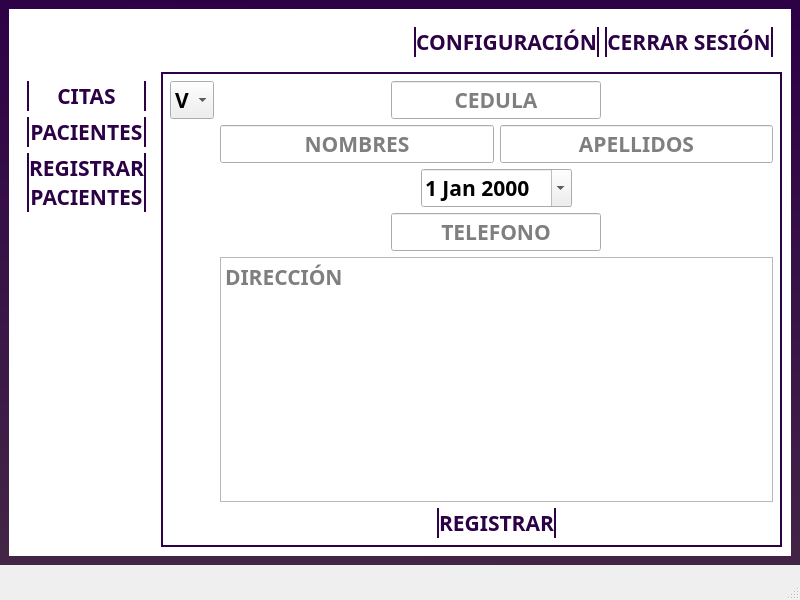
<?xml version="1.0" encoding="UTF-8"?>
<ui version="4.0">
 <class>MainWindow</class>
 <widget class="QMainWindow" name="MainWindow">
  <property name="geometry">
   <rect>
    <x>0</x>
    <y>0</y>
    <width>800</width>
    <height>600</height>
   </rect>
  </property>
  <property name="minimumSize">
   <size>
    <width>800</width>
    <height>600</height>
   </size>
  </property>
  <property name="windowTitle">
   <string>MainWindow</string>
  </property>
  <property name="styleSheet">
   <string notr="true">*{
	font-family: Agency FB;
	font-weight: bold;
	font-size: 16pt;
}

#centralwidget{
	background: qlineargradient(spread:pad, x1:0.438778, y1:1, x2:0.495, y2:0, stop:0 rgba(67, 37, 70, 255), stop:1 rgba(44, 1, 70, 255))
}

#contenedor_principal{
	background: #ffffff;
	border-radius: 1em;
	
}

#LOGO{
	color: black;
}

#widget_menu QPushButton, #widget_opciones QPushButton,#boton_registrar{
	color: #2C0146;
	border:none;
	border-left: 2px solid #2C0146;
	border-right: 2px solid #2C0146;
	padding: 0.1em 0.8em;
}

#widget_menu QPushButton:hover, #widget_opciones QPushButton:hover,#boton_registrar:hover,#widget_menu QPushButton:focus, #widget_opciones QPushButton:focus,#boton_registrar:focus{
	color: #60029a;
	border-color: #60029a;
}

#widget_menu QPushButton:pressed, #widget_opciones QPushButton:pressed,#boton_registrar:pressed{
	color: black;
	border-color: black;
}

#widget_registrar_pacientes,#widget_citas,#widget_pacientes{
	background: transparent;
	border: 2px solid #2C0146;
	border-radius: 0.5em;
}
</string>
  </property>
  <widget class="QWidget" name="centralwidget">
   <layout class="QVBoxLayout" name="verticalLayout_3">
    <item>
     <widget class="QWidget" name="contenedor_principal" native="true">
      <layout class="QGridLayout" name="gridLayout">
       <item row="1" column="0" alignment="Qt::AlignmentFlag::AlignTop">
        <widget class="QWidget" name="widget_menu" native="true">
         <layout class="QVBoxLayout" name="verticalLayout_2">
          <item>
           <widget class="QPushButton" name="pushButton">
            <property name="cursor">
             <cursorShape>PointingHandCursor</cursorShape>
            </property>
            <property name="text">
             <string>CITAS</string>
            </property>
           </widget>
          </item>
          <item>
           <widget class="QPushButton" name="pushButton_2">
            <property name="cursor">
             <cursorShape>PointingHandCursor</cursorShape>
            </property>
            <property name="text">
             <string>PACIENTES</string>
            </property>
           </widget>
          </item>
          <item>
           <widget class="QPushButton" name="pushButton_3">
            <property name="cursor">
             <cursorShape>PointingHandCursor</cursorShape>
            </property>
            <property name="text">
             <string>REGISTRAR
PACIENTES</string>
            </property>
           </widget>
          </item>
         </layout>
        </widget>
       </item>
       <item row="0" column="1" alignment="Qt::AlignmentFlag::AlignRight">
        <widget class="QWidget" name="widget_opciones" native="true">
         <layout class="QHBoxLayout" name="horizontalLayout">
          <item>
           <widget class="QPushButton" name="pushButton_4">
            <property name="cursor">
             <cursorShape>PointingHandCursor</cursorShape>
            </property>
            <property name="text">
             <string>CONFIGURACIÓN</string>
            </property>
           </widget>
          </item>
          <item>
           <widget class="QPushButton" name="pushButton_5">
            <property name="cursor">
             <cursorShape>PointingHandCursor</cursorShape>
            </property>
            <property name="text">
             <string>CERRAR SESIÓN</string>
            </property>
           </widget>
          </item>
         </layout>
        </widget>
       </item>
       <item row="0" column="0">
        <widget class="QWidget" name="contenedor_logo" native="true">
         <layout class="QVBoxLayout" name="verticalLayout">
          <property name="spacing">
           <number>0</number>
          </property>
          <property name="leftMargin">
           <number>0</number>
          </property>
          <property name="topMargin">
           <number>0</number>
          </property>
          <property name="rightMargin">
           <number>0</number>
          </property>
          <property name="bottomMargin">
           <number>0</number>
          </property>
          <item alignment="Qt::AlignmentFlag::AlignHCenter">
           <widget class="QLabel" name="LOGO">
            <property name="maximumSize">
             <size>
              <width>80</width>
              <height>80</height>
             </size>
            </property>
            <property name="text">
             <string/>
            </property>
            <property name="pixmap">
             <pixmap>../images/logo_sin_fondo.png</pixmap>
            </property>
            <property name="scaledContents">
             <bool>true</bool>
            </property>
            <property name="alignment">
             <set>Qt::AlignmentFlag::AlignCenter</set>
            </property>
           </widget>
          </item>
         </layout>
        </widget>
       </item>
       <item row="1" column="1">
        <widget class="QStackedWidget" name="stacked_widget">
         <property name="styleSheet">
          <string notr="true">#nacionalidad{
	background: white;
	border: none;
	min-width: 2em;
	color: #2C0146;
}

#nacionalidad:focus{
	border: 1px dashed  #2C0146;
}

#nacionalidad QAbstractItemView{
	background: white;
	border: none;
	color: #2C0146;
}

#nacionalidad QAbstractItemView::item{
	color: #2C0146;
}

#nacionalidad QAbstractItemView::item:selected {
	border: none;
	border-left: 2px solid #2C0146;
	outline: none;
}

#widget_registrar_pacientes QLineEdit, #text_direccion{
	background: white;
	color:	#2C0146;
	border: none;
	border-bottom: 2px solid #2C0146;
}

#widget_registrar_pacientes QLineEdit:focus, #text_direccion:focus{
	color: #60029a;
	border-color: #60029a;
}

#fecha_nacimiento{
	min-width: 6em;
	background: transparent;
	color: #2C0146;
	border: none;
	border-bottom: 2px solid #2C0146;
}

#boton_registrar{
	background: transparent;

}

/*
#2C0146;
#60029a;
</string>
         </property>
         <property name="currentIndex">
          <number>1</number>
         </property>
         <widget class="QWidget" name="widget_citas"/>
         <widget class="QWidget" name="widget_registrar_pacientes">
          <property name="styleSheet">
           <string notr="true"/>
          </property>
          <layout class="QVBoxLayout" name="verticalLayout_4">
           <item>
            <layout class="QGridLayout" name="gridLayout_2">
             <item row="1" column="2">
              <widget class="QLineEdit" name="line_apellido">
               <property name="alignment">
                <set>Qt::AlignmentFlag::AlignCenter</set>
               </property>
               <property name="placeholderText">
                <string>APELLIDOS</string>
               </property>
              </widget>
             </item>
             <item row="1" column="1">
              <widget class="QLineEdit" name="line_nombre">
               <property name="alignment">
                <set>Qt::AlignmentFlag::AlignCenter</set>
               </property>
               <property name="placeholderText">
                <string>NOMBRES</string>
               </property>
              </widget>
             </item>
             <item row="5" column="1" colspan="2" alignment="Qt::AlignmentFlag::AlignHCenter">
              <widget class="QPushButton" name="boton_registrar">
               <property name="text">
                <string>REGISTRAR</string>
               </property>
              </widget>
             </item>
             <item row="3" column="1" colspan="2" alignment="Qt::AlignmentFlag::AlignHCenter">
              <widget class="QLineEdit" name="line_telefono">
               <property name="alignment">
                <set>Qt::AlignmentFlag::AlignCenter</set>
               </property>
               <property name="placeholderText">
                <string>TELEFONO</string>
               </property>
              </widget>
             </item>
             <item row="4" column="1" colspan="2">
              <widget class="QTextEdit" name="text_direccion">
               <property name="tabChangesFocus">
                <bool>true</bool>
               </property>
               <property name="placeholderText">
                <string>DIRECCIÓN</string>
               </property>
              </widget>
             </item>
             <item row="0" column="1" colspan="2" alignment="Qt::AlignmentFlag::AlignHCenter">
              <widget class="QLineEdit" name="line_cedula">
               <property name="alignment">
                <set>Qt::AlignmentFlag::AlignCenter</set>
               </property>
               <property name="placeholderText">
                <string>CEDULA</string>
               </property>
              </widget>
             </item>
             <item row="2" column="1" colspan="2" alignment="Qt::AlignmentFlag::AlignHCenter">
              <widget class="QDateEdit" name="fecha_nacimiento">
               <property name="calendarPopup">
                <bool>true</bool>
               </property>
              </widget>
             </item>
             <item row="0" column="0">
              <widget class="QComboBox" name="nacionalidad">
               <item>
                <property name="text">
                 <string>V</string>
                </property>
               </item>
               <item>
                <property name="text">
                 <string>E</string>
                </property>
               </item>
              </widget>
             </item>
            </layout>
           </item>
          </layout>
         </widget>
         <widget class="QWidget" name="widget_pacientes"/>
        </widget>
       </item>
      </layout>
     </widget>
    </item>
   </layout>
  </widget>
  <widget class="QMenuBar" name="menubar">
   <property name="geometry">
    <rect>
     <x>0</x>
     <y>0</y>
     <width>800</width>
     <height>33</height>
    </rect>
   </property>
  </widget>
  <widget class="QStatusBar" name="statusbar"/>
 </widget>
 <tabstops>
  <tabstop>pushButton</tabstop>
  <tabstop>pushButton_2</tabstop>
  <tabstop>pushButton_3</tabstop>
  <tabstop>nacionalidad</tabstop>
  <tabstop>line_cedula</tabstop>
  <tabstop>line_nombre</tabstop>
  <tabstop>line_apellido</tabstop>
  <tabstop>fecha_nacimiento</tabstop>
  <tabstop>line_telefono</tabstop>
  <tabstop>text_direccion</tabstop>
  <tabstop>boton_registrar</tabstop>
  <tabstop>pushButton_4</tabstop>
  <tabstop>pushButton_5</tabstop>
 </tabstops>
 <resources/>
 <connections/>
</ui>
